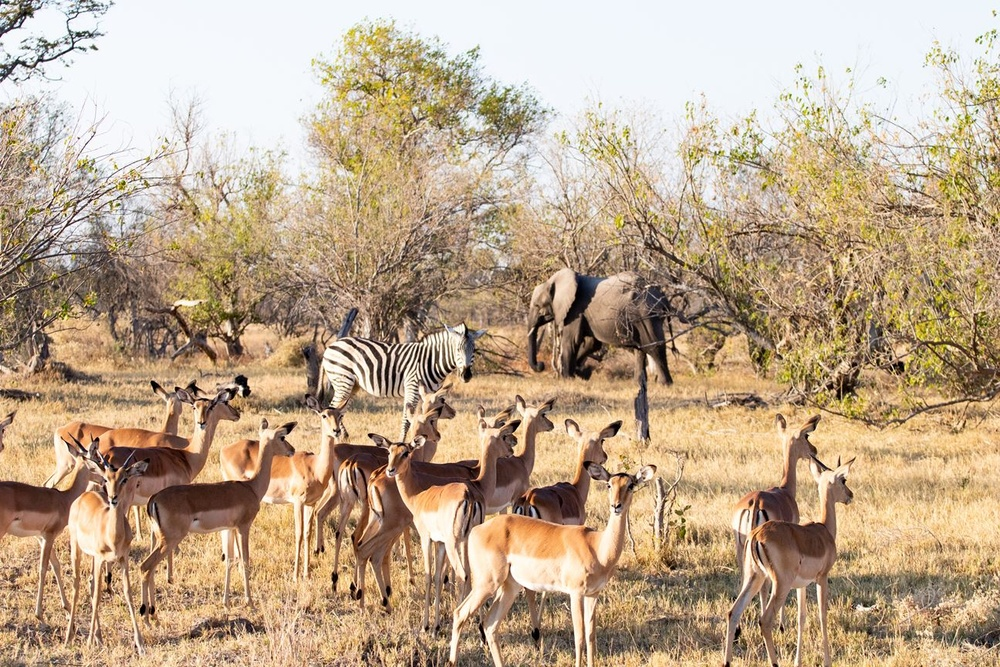
#> input picture Semester 4/PAI LAB/Lab Task 6/image.jpg, 1000 x 667 px, shrunk from 1296 x 864 before the run
$ python 'import cv2.py'
#> lines starting #> are read from the running program, lines starting #| are printed output that depends on the picture; after the words box and inside, x2 and y2 are one past the last pixel; in counts of white or black regions, pixels touching at a corner belong together
import cv2
import numpy as np

def detect_herd(image_path, min_contour_area=500):
    # Load the image
#> called with image_path = 'image.jpg', min_contour_area = 500
    image = cv2.imread(image_path)
#> image is the input picture: shape (667, 1000, 3); mean B, G, R 141, 167.2, 189.3
    if image is None:
        print("Error: Could not load image")
        return

    # Convert to grayscale
    gray = cv2.cvtColor(image, cv2.COLOR_BGR2GRAY)
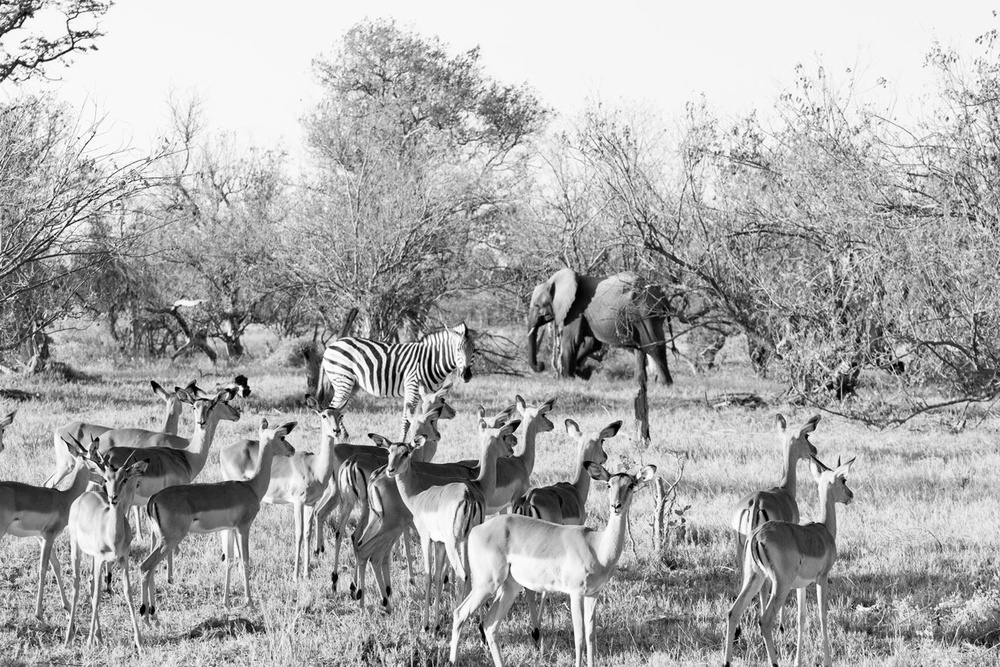
#> gray: shape (667, 1000); min 0, max 255, mean 170.8

    # Apply Gaussian blur to reduce noise
    blurred = cv2.GaussianBlur(gray, (5, 5), 0)

    # Threshold the image (adjust threshold value as needed)
    _, thresh = cv2.threshold(blurred, 100, 255, cv2.THRESH_BINARY_INV)
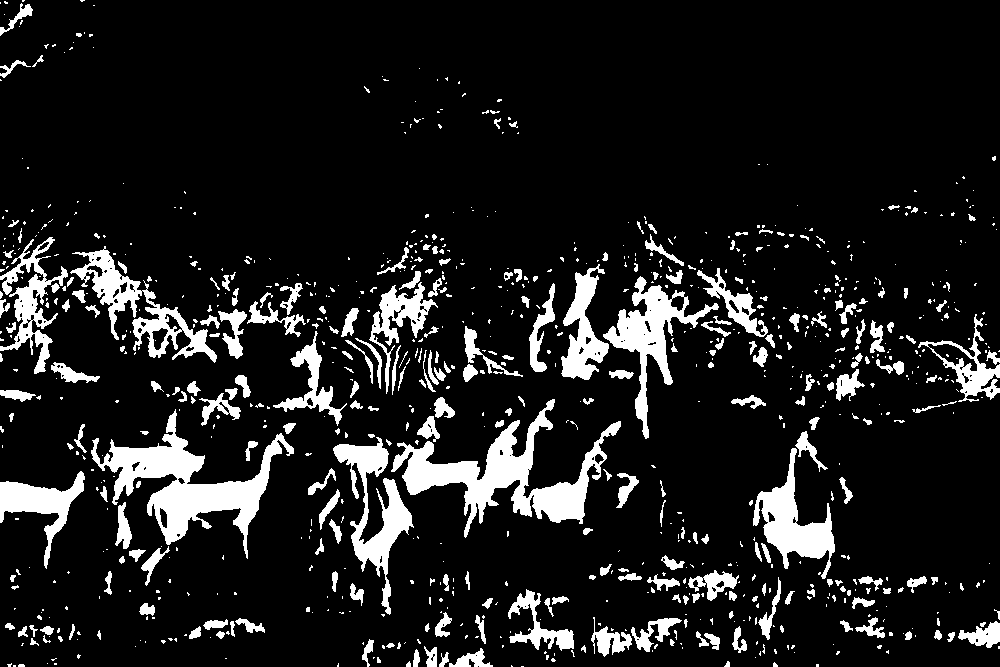
#> thresh: shape (667, 1000); 11.8% white; 921 white regions (646 under 20 px)

    # Find contours
    contours, _ = cv2.findContours(thresh, cv2.RETR_EXTERNAL, cv2.CHAIN_APPROX_SIMPLE)
#> contours = 918 contours, 722 with area under 20; largest, box (x1, y1, x2, y2) and area: (391, 399, 621, 538) 8050, (91, 409, 294, 559) 8030, (70, 246, 217, 363) 4179, (603, 276, 719, 439) 4158, (333, 437, 414, 615) 3736

    # Filter small contours and draw bounding boxes
    herd_count = 0
    for contour in contours:
        if cv2.contourArea(contour) > min_contour_area:
            x, y, w, h = cv2.boundingRect(contour)
            cv2.rectangle(image, (x, y), (x+w, y+h), (0, 255, 0), 2)
            herd_count += 1
#> this loop made 918 passes
#> (x, y, w, h) on passes 102, 114, 118, 187, 233, 308, 318, 324, 358, 376, 519, 559: (958, 621, 42, 27), (631, 618, 51, 34), (591, 617, 41, 40), (508, 589, 66, 62), (688, 570, 51, 31), (0, 471, 85, 98), (753, 448, 82, 131), (333, 437, 81, 178), (91, 409, 203, 150), (391, 399, 230, 139), (273, 331, 74, 95), (918, 314, 82, 88)
#> contour on passes 1, 2, 3, 4, 7, 8: [[521, 666], [523, 666]], [[511, 665], [511, 666], [512, 666]], [[13, 665], [13, 666], [15, 666], [15, 665]], [[816, 664], [816, 666], [818, 666], [818, 664]], [[54, 663], [54, 664], [56, 664], [56, 663]], [[47, 663]]
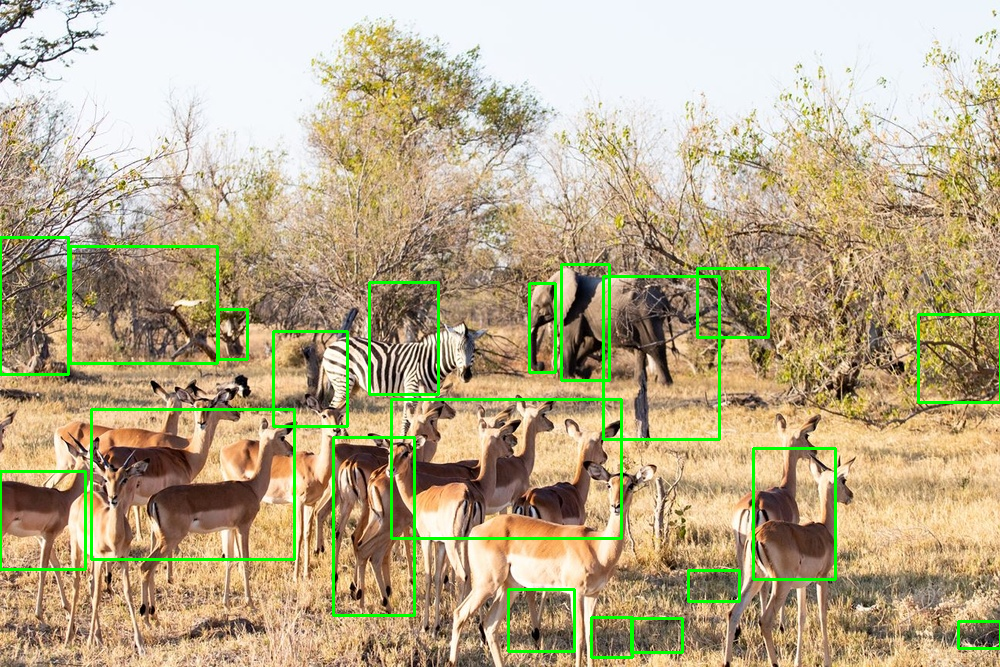
#> image: shape (667, 1000, 3); 3.09% of pixels changed, all inside (x1, y1, x2, y2) = (0, 236, 1000, 659)
#> after the loop, herd_count = 20

    print(f"Detected {herd_count} animal herds/groups")
#| Detected 20 animal herds/groups

    # Display the result
    cv2.imshow('Herd Detection', image)
    cv2.waitKey(0)
    cv2.destroyAllWindows()


detect_herd('image.jpg')
